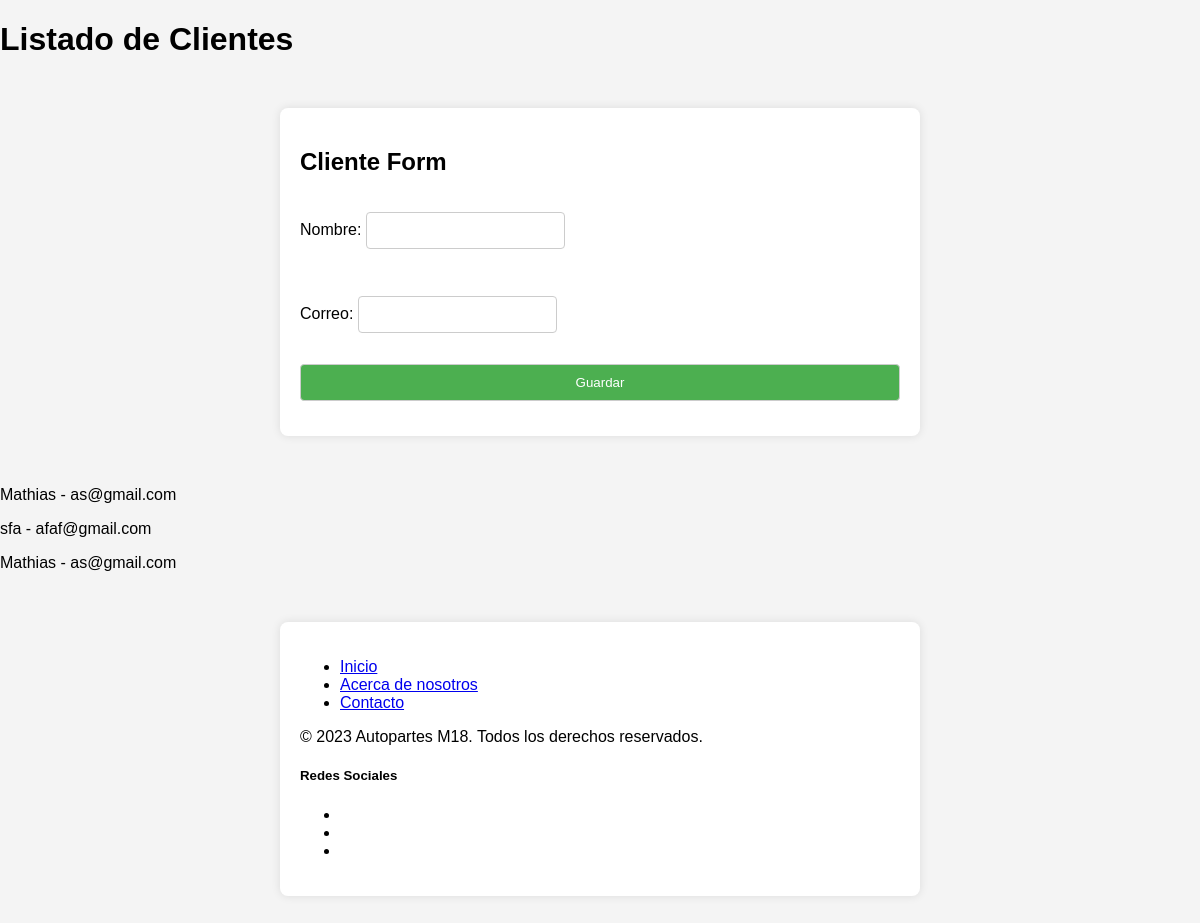
The app's page /miapp/cliente/ with its own data.
### MiApp/models.py (models this page shows)
class Cliente(models.Model):
    nombre = models.CharField(max_length=100)
    correo = models.EmailField()

### MiApp/views.py (the view)
# urls.py: path('cliente/', views.cliente_list, name='cliente_list'),
def cliente_list(request):
    if request.method == 'POST':
        form = ClienteForm(request.POST)
        if form.is_valid():
            form.save()
            messages.success(request, 'Cliente agregado correctamente.')
        else:
            messages.error(request, 'Error en el formulario. Por favor, corrige los errores.')
    else:
        form = ClienteForm()
    clientes = Cliente.objects.all()
    return render(request, 'cliente.html', {'form': form, 'clientes': clientes})

### MiApp/forms.py
class ClienteForm(forms.ModelForm):
    class Meta:
        model = Cliente
        fields = ['nombre', 'correo']

### MiApp/templates/cliente.html (shortened to what this page needs)
{% load static %}
<!DOCTYPE html>
<html lang="en">
<head>
    <link rel="stylesheet" href="{% static 'css/style.css' %}">
</head>
<body>
    <h1>Listado de Clientes</h1>
    <div class="container">
        <h2>Cliente Form</h2>
        <form method="post" action="{% url 'procesar_cliente' %}">
            {{ form.as_p }}
            <input type="submit" value="Guardar">
        </form>
    </div>
    {% for cliente in clientes %}
        <p>{{ cliente.nombre }} - {{ cliente.correo }}</p>
    {% endfor %}
    <footer class="bg-dark text-light py-4">
        <div class="container">
            <div class="row">
                <div class="col-md-6">
                    <ul class="list-unstyled">
                        <li><a href="#">Inicio</a></li>
                        <li><a href="#">Acerca de nosotros</a></li>
                        <li><a href="#">Contacto</a></li>
                    </ul>
                </div>
                <div class="col-md-6 text-md-right">
                    <p>&copy; 2023 Autopartes M18. Todos los derechos reservados.</p>
                </div>
                <div class="col-md-12 mt-3">
                    <h5>Redes Sociales</h5>
                    <ul class="list-inline">
                        <li class="list-inline-item"><a href="#" target="_blank"></a></li>
                        <li class="list-inline-item"><a href="#" target="_blank"></a></li>
                        <li class="list-inline-item"><a href="#" target="_blank"></a></li>
                    </ul>
                </div>
            </div>
        </div>
    </footer>
</body>
</html>

### static/css/style.css (style rules this page uses)
body { font-family: Arial, sans-serif; background-color: #f4f4f4; margin: 0; padding: 0; }
.container { max-width: 600px; margin: 50px auto; background-color: #fff; padding: 20px; border-radius: 8px; box-shadow: 0 0 10px rgba(0, 0, 0, 0.1); }
form { display: flex; flex-direction: column; }
label { margin-bottom: 8px; }
input, select { padding: 10px; margin-bottom: 15px; border: 1px solid #ccc; border-radius: 4px; box-sizing: border-box; }
input[type="submit"] { background-color: #4caf50; color: white; cursor: pointer; }

### records on screen
Cliente: nombre "Mathias", correo "as@gmail.com"
Cliente: nombre "sfa", correo "afaf@gmail.com"
Cliente: nombre "Mathias", correo "as@gmail.com"
